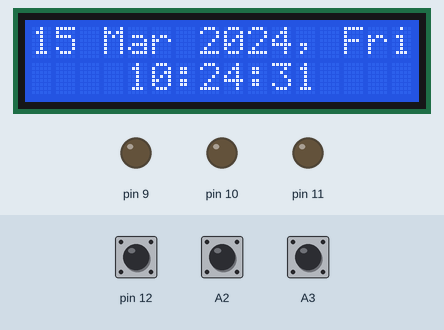
This sketch was run on a simulated Arduino Uno, built with avr-gcc and run on an emulated ATmega328P. On the bench: 16×2 character LCD, output pins drawn as LEDs (lit = HIGH). The test bench sets the inputs (shaded band); at power-on: pin 12 HIGH, A3 HIGH, A2 HIGH. The local clock reads 2024-03-15 10:24:30 at power-on unless the sketch sets it.

Above: at 1.6 s.
1.7 s: pin 12 pulled LOW for 0.15 s
At 2.5 s:
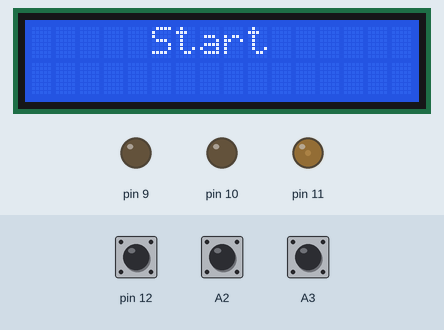
4.8 s: A3 pulled LOW for 0.15 s
At 5.2 s:
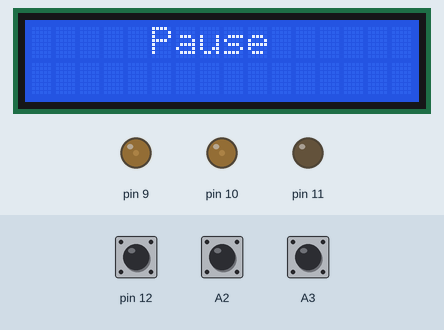
7.9 s: A2 pulled LOW for 0.15 s
At 10.1 s:
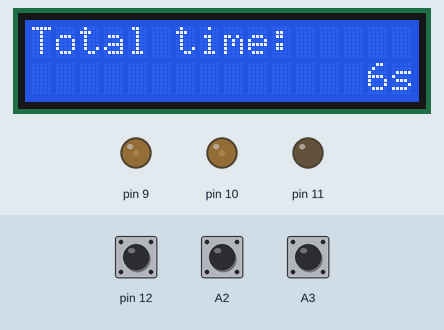
11.0 s: pin 12 pulled LOW for 3.2 s
At 15.9 s:
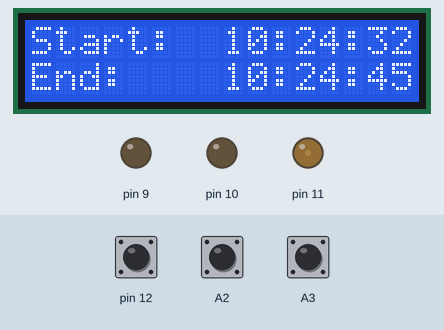
Timing chart, 0 to 21.2 s (numbered marks = the images above; inputs shaded):
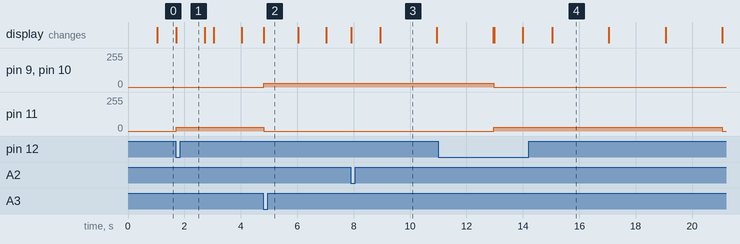

The sketch:

clock.ino
```cpp
#include <iarduino_RTC.h>
#include <Wire.h>
#include <LiquidCrystal_I2C.h>

// RGB LED
#define RED 9
#define GREEN 10
#define BLUE 11

// BUTTONS
#define BUTTON_1 2
#define BUTTON_2 A2
#define BUTTON_3 12
#define BUTTON_4 A3

// DS1302
#define RST 6
#define CLK 7
#define DAT 8

// Delay time
#define SCREEN_LONG_DELAY 2000
#define SCREEN_SHORT_DELAY 1000

enum {ON, PAUSE, OFF} STATE;

iarduino_RTC time(RTC_DS1302, RST, CLK, DAT); //  DS1302 - RST, CLK, DAT nm
LiquidCrystal_I2C LCD(0x27,16,2);


class RGB_LED {
  public:
    RGB_LED(uint8_t r, uint8_t g, uint8_t b);

    void setColor(uint8_t r, uint8_t g, uint8_t b);
    void red();
    void green();
    void blue();
    void yellow();
    void off();
    void init();

  private:
    uint8_t _rPin;
    uint8_t _gPin;
    uint8_t _bPin;

};

RGB_LED::RGB_LED(uint8_t r, uint8_t g, uint8_t b) {
  _rPin = r;
  _gPin = g;
  _bPin = b;
}

void RGB_LED::init() {
  pinMode(_rPin, OUTPUT);
  pinMode(_gPin, OUTPUT);
  pinMode(_bPin, OUTPUT);
}

void RGB_LED::setColor(uint8_t r, uint8_t g, uint8_t b) {
  analogWrite(_rPin, r);
  analogWrite(_gPin, g);
  analogWrite(_bPin, b);
}

void RGB_LED::red() {
  analogWrite(_rPin, 10);
  analogWrite(_gPin, 0);
  analogWrite(_bPin, 0);
}

void RGB_LED::green() {
  analogWrite(_rPin, 0);
  analogWrite(_gPin, 30);
  analogWrite(_bPin, 0);
}

void RGB_LED::blue() {
  analogWrite(_rPin, 0);
  analogWrite(_gPin, 0);
  analogWrite(_bPin, 30);
}

void RGB_LED::yellow() {
  analogWrite(_rPin, 30);
  analogWrite(_gPin, 30);
  analogWrite(_bPin, 0);
}

void RGB_LED::off() {
  analogWrite(_rPin, 0);
  analogWrite(_gPin, 0);
  analogWrite(_bPin, 0);
}


class Stopwatch {
  public:
    Stopwatch(uint8_t startBtnPin, uint8_t pauseBtnPin, uint8_t showBtnPin);
    uint8_t state();
    void init();
    bool isActive();
    void run();
    const RGB_LED *rgb;

  private:
    uint8_t _startBtnPin;
    uint8_t _pauseBtnPin;
    uint8_t _showBtnPin;
    uint8_t _state = OFF;
    bool _startBtnState;
    bool _pauseBtnState;
    bool _showBtnState;
    unsigned long int _startTimeUnix;
    unsigned long int _lastPauseTimeUnix;
    unsigned long int _lastTimeUnix;
    unsigned long int _activeTime = 0;
    String _startTimeString;

    void _readButtons();
    void _start();
    void _showStartMessage();
    void _pause();
    void _showPauseMessage();
    void _continue();
    void _showContinueMessage();
    void _stop();
    void _showStopMessage();
    String _getTime(unsigned long int seconds);
    String _getTotalTime(unsigned long now);
    String _getActiveTime(unsigned long now);
    void _showStatus();
    void _printActiveTime(String _time);
    void _printTotalTime(String _time);
};

Stopwatch::Stopwatch(uint8_t startBtnPin, uint8_t pauseBtnPin, uint8_t showBtnPin) {
  _startBtnPin = startBtnPin;
  _pauseBtnPin = pauseBtnPin;
  _showBtnPin = showBtnPin;
  rgb = new RGB_LED(RED, GREEN, BLUE);
}

void Stopwatch::init() {
  pinMode(_startBtnPin, INPUT_PULLUP);
  pinMode(_pauseBtnPin, INPUT_PULLUP);
  pinMode(_showBtnPin, INPUT_PULLUP);
  rgb->init();
}

void Stopwatch::_showStartMessage() {
  LCD.clear();
  LCD.setCursor(5, 0);
  LCD.print("Start");;
  delay(SCREEN_SHORT_DELAY);
  LCD.clear();
}

void Stopwatch::_start() {
  rgb->blue();
  _showStartMessage();
  _state = ON;
  _startTimeUnix = time.gettimeUnix();
  _lastTimeUnix = _startTimeUnix;
  _startTimeUnix = _startTimeUnix;
  _lastPauseTimeUnix = _startTimeUnix;
  _activeTime = 0;
  _startTimeString = time.gettime("H:i:s");
}

String Stopwatch::_getTime(unsigned long int seconds) {
  int s = seconds % 60;
  int m = seconds / 60;
  int h = m / 60;
  m = m % 60;

  if (h > 0) {
    return String(h) + "h " + m + "m " + s + "s";
  }
  else if (m > 0) {
    return String(m) + "m " + s + "s";
  }
  else {
    return String(s) + "s";
  }
}

String Stopwatch::_getTotalTime(unsigned long now) {
  return _getTime(now - _startTimeUnix);
}

String Stopwatch::_getActiveTime(unsigned long now) {
  if (_lastTimeUnix != _startTimeUnix && _state == PAUSE) {
    return _getTime((now - _lastPauseTimeUnix) + _activeTime);
  } else if (_lastTimeUnix == _startTimeUnix && _state == PAUSE) {
    return _getTime(_lastPauseTimeUnix - _startTimeUnix);
  } else {
    return _getTime((now - _lastTimeUnix) + _activeTime);
  }
}

void Stopwatch::_printActiveTime(String _time) {
  LCD.setCursor(0, 0);
  LCD.print("Active time:");
  LCD.setCursor(16 - _time.length(), 1);
  LCD.print(_time);
  delay(SCREEN_LONG_DELAY);
  LCD.clear();
}

void Stopwatch::_printTotalTime(String _time) {
  LCD.setCursor(0, 0);
  LCD.print("Total time:");
  LCD.setCursor(16 - _time.length(), 1);
  LCD.print(_time);
  delay(SCREEN_LONG_DELAY);
  LCD.clear();
}

void Stopwatch::_showStopMessage() {
  unsigned long int now = time.gettimeUnix();
  String totalTime = _getTotalTime(now);
  String activeTime = _getActiveTime(now);

  LCD.clear();
  // stopwatch-end screan
  LCD.setCursor(6, 0);
  LCD.print("End");
  delay(SCREEN_SHORT_DELAY);
  LCD.clear();

  // start-end time screan
  LCD.setCursor(0, 0);
  LCD.print("Start:  " + _startTimeString);
  LCD.setCursor(0, 1);
  LCD.print("End:    " + String(time.gettime("H:i:s")));
  delay(SCREEN_LONG_DELAY);
  LCD.clear();

  _printTotalTime(totalTime);
  _printActiveTime(activeTime);
}

void Stopwatch::_stop() {
  _state = OFF;
  _showStopMessage( );
  rgb->off();
}

void Stopwatch::_readButtons() {
  _startBtnState = !digitalRead(_startBtnPin);
  _pauseBtnState = !digitalRead(_pauseBtnPin);
  _showBtnState = !digitalRead(_showBtnPin);
}

void Stopwatch::_pause() {
  _state = PAUSE;
  rgb->yellow();
  unsigned long now = time.gettimeUnix();
  _activeTime += now - _lastTimeUnix;
  _lastPauseTimeUnix = now;
  _showPauseMessage();
}

void Stopwatch::_showPauseMessage() {
  LCD.clear();
  LCD.setCursor(5, 0);
  LCD.print("Pause");
  delay(SCREEN_SHORT_DELAY);
}

void Stopwatch::_continue() {
  _state = ON;
  rgb->blue();
  _lastTimeUnix = time.gettimeUnix();
  _showContinueMessage();
}

void Stopwatch::_showContinueMessage() {
  LCD.clear();
  LCD.setCursor(4, 0);
  LCD.print("Continue");
  delay(SCREEN_SHORT_DELAY);
}

void Stopwatch::_showStatus() {
  LCD.clear();
  LCD.setCursor(5, 0);
  LCD.print("Status");
  delay(SCREEN_SHORT_DELAY);

  unsigned long now = time.gettimeUnix();
  String totalTime = _getTotalTime(now);
  String activeTime = _getActiveTime(now);

  _printTotalTime(totalTime);
  _printActiveTime(activeTime);
}

bool Stopwatch::isActive() {
  _readButtons();
  if (_startBtnState || _pauseBtnState || _showBtnState){
    delay(10);
    _readButtons();
    return (_startBtnState || _pauseBtnState || _showBtnState);
  } else {
    return false;
  }
}

void Stopwatch::run() {
  if (_startBtnState) {
    switch (_state) {
      case OFF:
        _start();
        break;
      case ON:
        _stop();
        break;
      case PAUSE:
        _continue();
        break;
    }
  } else if (_pauseBtnState && _state != OFF) {
    switch (_state) {
      case ON:
        _pause();
        break;
      case PAUSE:
        _continue();
        break;
    }
  } else if (_showBtnState && _state != OFF) {
    _showStatus();
  } else if (_state == PAUSE) {
    _showPauseMessage();
  }
}


Stopwatch stopwatch(BUTTON_3, BUTTON_4, BUTTON_2);

void setup() {
  LCD.init();
  LCD.backlight();
  time.begin();
  stopwatch.init();
  //  Use this only first time to set time, then after that upload code again but this time with commented string
  //  time.settime(0, 46, 22, 22, 1, 22, 6); // seconds, minuts, hours, day, month, year, weekday
}


void loop() {
  if (stopwatch.isActive()) {
    stopwatch.run();
  } else if (millis() % 1000 == 0) {
    // Clock
    showClock();
    delay(1);
  }
}

void showClock() {
  LCD.setCursor(4,1);
  LCD.print(time.gettime("H:i:s"));
  LCD.setCursor(0,0);
  LCD.print(time.gettime("d M Y, D"));
}
```

Measured:
- after the input at 1.7 s, pin 11: 0/255 → 30/255 at once; the display: changes at once (image 1)
- after the input at 4.8 s, pin 9, pin 10: 0/255 → 30/255 at once; pin 11: 30/255 → 0/255 at once; the display: changes at once (image 2)
- after the input at 7.9 s, the display: first changes at once (image 3 shows a later state)
- after the input at 11.0 s, pin 9, pin 10: 30/255 → 0/255 after 2.0 s; pin 11: 0/255 → 30/255 after 2.0 s, → 0/255 8.1 s later; the display: first differs from a run without the input after 2.0 s (image 4 shows a later state)
- what the display in image 3 shows lasts 2.1 s, from 8.9 s to 11.0 s
